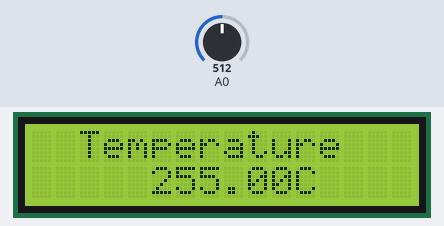
Simulated run of this sketch. Board: Arduino Uno, built with avr-gcc and run on an emulated ATmega328P. On the bench: 16×2 character LCD. The test bench sets the inputs (shaded band); at power-on: A0 = 512.

Above: at 1.2 s.
1.3 s: A0 set to 207
At 3.13 s:
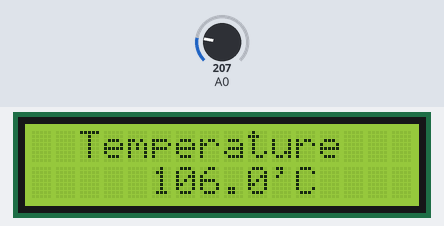
5.4 s: A0 set to 181
At 6.6 s:
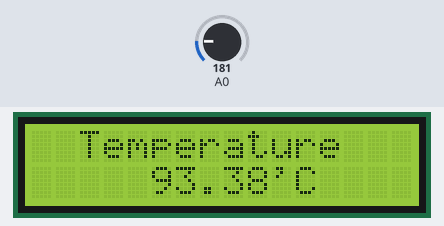
7.7 s: A0 set to 122
At 9.6 s:
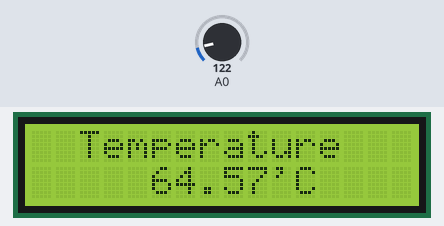
Timing chart, 0 to 11.1 s (numbered marks = the images above; inputs shaded):
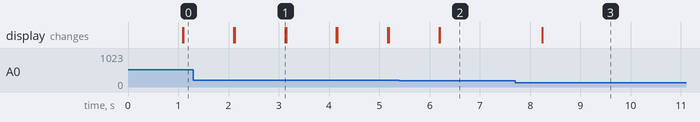

Measured:
- after the input at 1.3 s, the display: first differs from a run without the input after 0.82 s (image 1 shows a later state)
- after the input at 5.4 s, the display: first differs from a run without the input after 0.80 s (image 2)
- after the input at 7.7 s, the display: changes after 0.54 s (image 3)

The sketch:

temp_sensor_LCD.ino
```cpp
#include <LiquidCrystal_I2C.h>
LiquidCrystal_I2C lcd(0x27,16,2);

float temp;
float sensor;


void setup() {
  // put your setup code here, to run once:
  lcd.init();
  lcd.backlight();


}

void loop() {
  // put your main code here, to run repeatedly:
  sensor = analogRead(A0);
  temp = (sensor * 0.4882815)+5;
  lcd.setCursor(2,0);
  lcd.print("Temperature");
  lcd.setCursor(5,1);
  lcd.print(temp);
  delay(1000);
  lcd.setCursor(10,1);
  lcd.print("'C");

}
```
